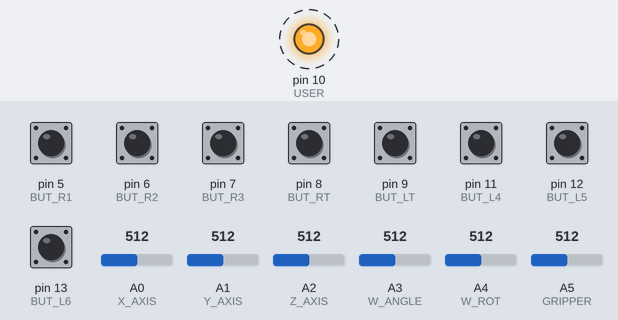
A sketch run on a simulated Arduino Uno, built with avr-gcc and run on an emulated ATmega328P. Shown: output pins drawn as LEDs (lit = HIGH). Dashed ring = blinking. The inputs (shaded band) are chosen by the test bench; at power-on: pin 5 (BUT_R1), pin 6 (BUT_R2), pin 7 (BUT_R3), pin 8 (BUT_RT), pin 9 (BUT_LT), pin 11 (BUT_L4), pin 12 (BUT_L5), pin 13 (BUT_L6) HIGH, A0 (X_AXIS) = 512, A1 (Y_AXIS) = 512, A2 (Z_AXIS) = 512, A3 (W_ANGLE) = 512, A4 (W_ROT) = 512, A5 (GRIPPER) = 512. What the sketch prints to the serial monitor is not drawn.

Above: at 0.56 s.
1.3 s: A0 (X_AXIS) set to 716
4.3 s: A1 (Y_AXIS) set to 716
7.3 s: A2 (Z_AXIS) set to 716
10.3 s: A3 (W_ANGLE) set to 716
13.3 s: A4 (W_ROT) set to 716
16.3 s: A5 (GRIPPER) set to 716
Timing chart, 0 to 20.3 s (numbered marks = the images above; inputs shaded):
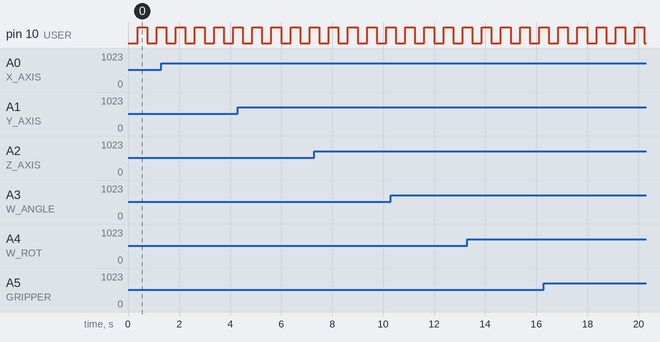

Measured:
- by itself, pin 10 (USER): alternates HIGH for 0.37 s and LOW for 0.37 s

The sketch:

CommanderConsole.ino
```cpp
// (licence header left out)
#define X_AXIS    0
#define Y_AXIS    1
#define Z_AXIS    2
#define W_ANGLE   3
#define W_ROT     4
#define GRIPPER   5

#define BUT_L6    13
#define BUT_L5    12
#define BUT_L4    11
#define BUT_LT    9

#define BUT_R3    7
#define BUT_R2    6
#define BUT_R1    5
#define BUT_RT    8

#define BUT_RIGHT 3
#define BUT_LEFT  2

#define USER      10

#define FRAME_LEN 33         // 30hz

int x_axis;
int y_axis;
int z_axis;
int w_angle;
int w_rot;
int gripper;

unsigned long ltime;         // last time we sent data

int i;
void setup(){
    Serial.begin(38400);
    ltime = millis();
    pinMode(USER,OUTPUT);    // user LED

    // pullups for buttons
    digitalWrite(BUT_L6, HIGH);
    digitalWrite(BUT_L5, HIGH);
    digitalWrite(BUT_L4, HIGH);
    digitalWrite(BUT_LT, HIGH);
    digitalWrite(BUT_R3, HIGH);
    digitalWrite(BUT_R2, HIGH);
    digitalWrite(BUT_R1, HIGH);
    digitalWrite(BUT_RT, HIGH);

    digitalWrite(BUT_RIGHT, HIGH);
    digitalWrite(BUT_LEFT, HIGH);
    i = 0;
}

void loop(){

    x_axis = map((analogRead(X_AXIS)), 150, 890, 0, 255);
    y_axis = map((analogRead(Y_AXIS)), 150, 890, 0, 255);
    z_axis = map((analogRead(Z_AXIS)), 150, 890, 255, 0);
    w_angle = map((analogRead(W_ANGLE)), 150, 890, 0, 255);
    w_rot = map((analogRead(W_ROT)), 150, 890, 0, 255);
    gripper = map((analogRead(GRIPPER)), 150, 890, 0, 255);

    //buttons =
    unsigned char buttons = 0;
    if(digitalRead(BUT_R1) == LOW) buttons += 1;
    if(digitalRead(BUT_R2) == LOW) buttons += 2;
    if(digitalRead(BUT_R3) == LOW) buttons += 4;
    if(digitalRead(BUT_L4) == LOW) buttons += 8;
    if(digitalRead(BUT_L5) == LOW) buttons += 16;
    if(digitalRead(BUT_L6) == LOW) buttons += 32;
    if(digitalRead(BUT_RT) == LOW) buttons += 64;
    if(digitalRead(BUT_LT) == LOW) buttons += 128;

    Serial.write(0xff);
    Serial.write((unsigned char) x_axis);
    Serial.write((unsigned char) y_axis);
    Serial.write((unsigned char) z_axis);
    Serial.write((unsigned char) w_angle);
    Serial.write((unsigned char) w_rot);
    Serial.write((unsigned char) gripper);
    Serial.write(buttons);  // buttons
    Serial.write((unsigned char)0);       // extra
    Serial.write((unsigned char)(255 - (x_axis+y_axis+z_axis+w_angle+w_rot+gripper+buttons)%256));


    if(i > 10){
      digitalWrite(10,HIGH-digitalRead(10));
      i=0;
    }
    i++;
    delay(FRAME_LEN);
}

/* Revisions
 *  V1.1 - Feb 19, 2010 - Replaced Walk/Look with Right/Left
 *         (since apparently, I used something called "southpaw")
 *  V1.0 - Feb 10, 2010 - Firmware Finalized
 */
```
